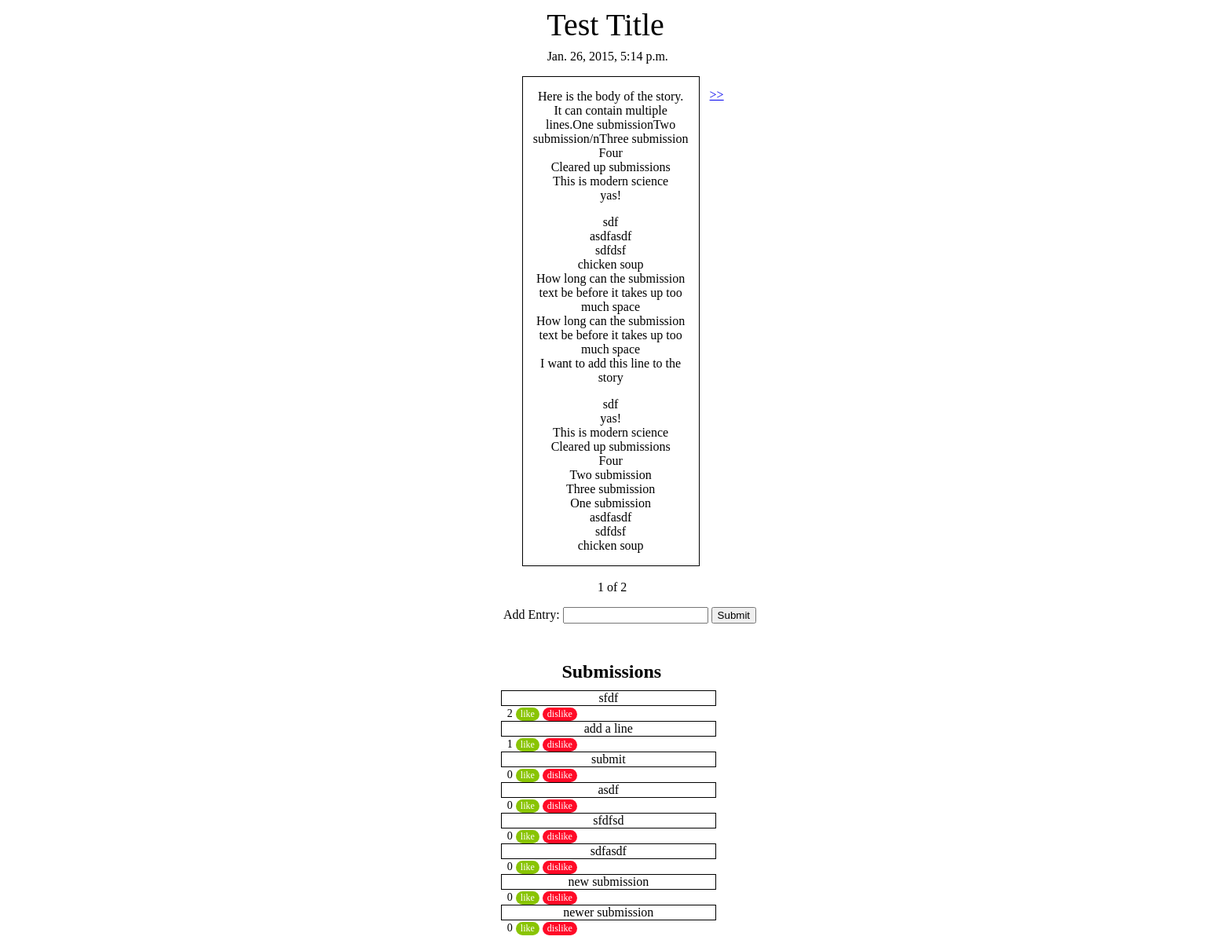
Before: /1 with the older database file.
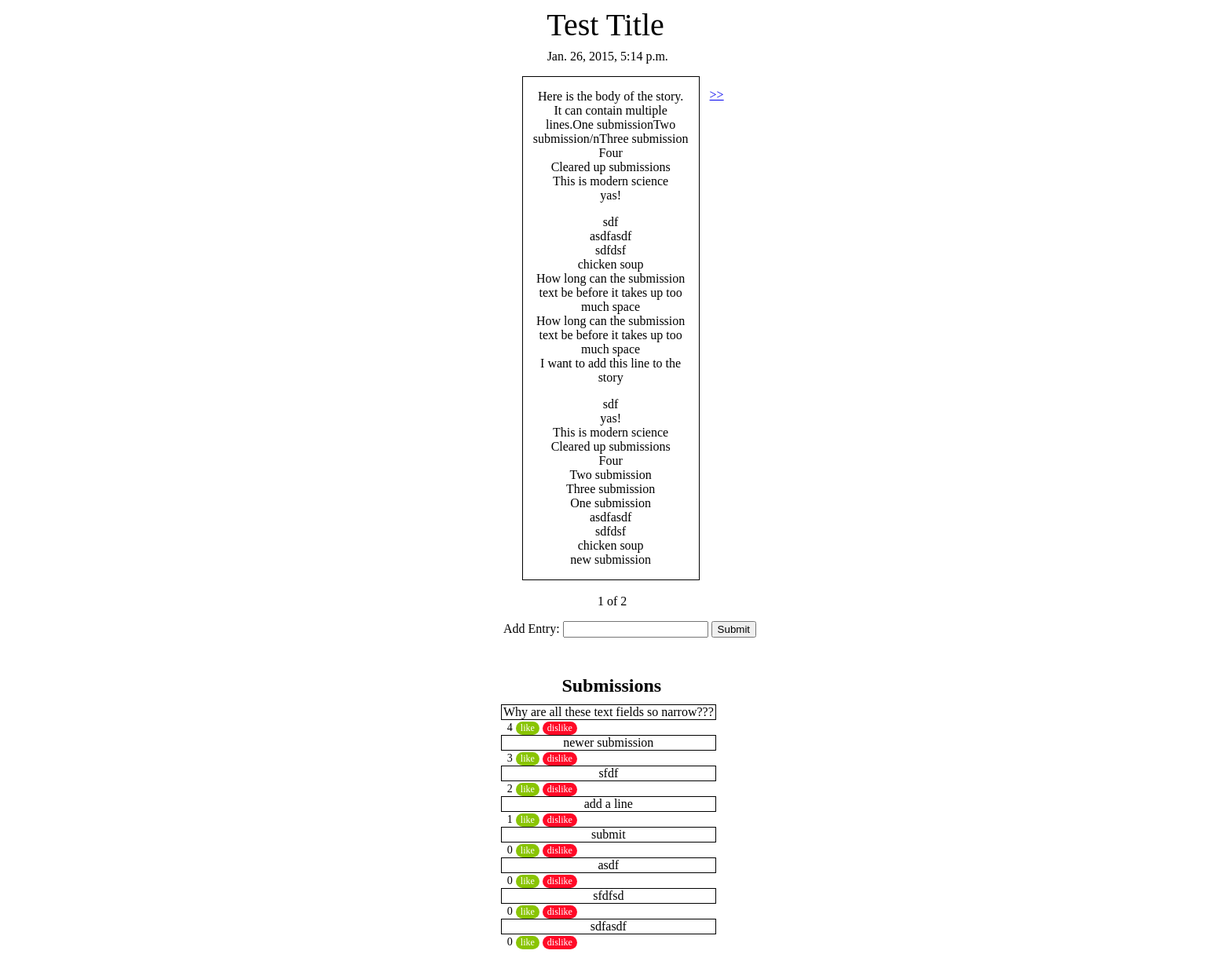
After: the same page with the newer database file.
### blogapp/models.py (models this page shows, shortened)
class Story(models.Model):
    title = models.CharField(max_length=140)
    body = models.TextField()
    date = models.DateTimeField()

class Submission(models.Model):
    story = models.ForeignKey(Story)
    text = models.CharField(max_length=140)
    votes = models.IntegerField(default=0)
    date = models.DateTimeField()

### blogapp/views.py (the view)
# urls.py: url(r'^(?P<page>\d+)$', views.main, name='main'),
def main(request, page):
    stories = Story.objects.all().order_by('-date')
    submissions = Submission.objects.all().order_by('-votes')
    paginator = Paginator(stories, 1)
    try:
        stories = paginator.page(page)
    except (InvalidPage, EmptyPage):
        stories = paginator.page(paginator.num_pages)
    return render(request, 'blogapp/main.html', dict(stories=stories, submissions=submissions))

### blogapp/templates/blogapp/main.html (shortened to what this page needs)
{% load staticfiles %}
<!DOCTYPE html>
<html>
<head lang="en">
    <link rel="stylesheet" type="text/css" href="{% static 'blogapp/style.css' %}" />
</head>
<body>
    <div id="story">
        {% for story in stories %}
            <div class="title">
                <div class= "title_text"> {{ story.title }} </div>
            </div>
                <ul>
                    <div class="time">{{ story.date }}</div>
                    <div class="body">{{ story.body|linebreaks }}</div>
                </ul>
             <span class="current">
                <div class= "current">
                &nbsp;{{ stories.number }} of {{ stories.paginator.num_pages }}
                </div>
            </span>
            <div class= "add_submission">
            <form action='{{ stories.number }}/submission/' method='post'>{% csrf_token %}
            <p> Add Entry: <input type= "text" name="submission">
            <input type='submit' value='Submit' />
            </form>
            </div>
            <div class= "submissions">
                <div class= "submission_title">
                    <h1> Submissions </h1>
                </div>
                {% for submission in submissions %}
                    {% ifequal submission.story.pk story.pk %}
                        <div class= "submission_box">
                            <div class= "text"> {{submission.text}}</div>
                        </div>
                        <div class="votes">{{ submission.votes }}</div>
                        <form action="{{ stories.number }}/submission/{{ submission.pk }}/like/" style="display:inline-block;" method="post">
                            <input id="like" class="like" type="submit" value="like">
                        </form>
                        <form action="{{ stories.number }}/submission/{{ submission.pk }}/dislike/" style="display:inline-block;" method="post">
                            <input id="dislike" class="dislike" type="submit" value="dislike"/>
                        </form>
                    {% endifequal %}
                {% endfor %}
            </div>
        {% endfor %}
        {% if stories.object_list and stories.paginator.num_pages > 1 %}
        <div class="pagination" style="margin-top: 20px; margin-left: -20px; ">
            <span class="step-links">
                {% if stories.has_next %}
                    <div class= "older_entries">
                    <a href="{{ stories.next_page_number }}"> &gt;&gt; </a>
                    </div>
                {% endif %}
            </span>
        </div>
        {% endif %}
    </div>
</body>
</html>

Changed rows visible on the page:
removed Submission: text "new submission", votes "0"
changed Story "Test Title": body "…asdfasdf sdfdsf chicken soup" → "…asdfasdf sdfdsf chicken soup new submission"
added Submission: text "Why are all these text fields so narrow???", votes "4"
changed Submission "newer submission": votes "0" → "3"; moves up the list
